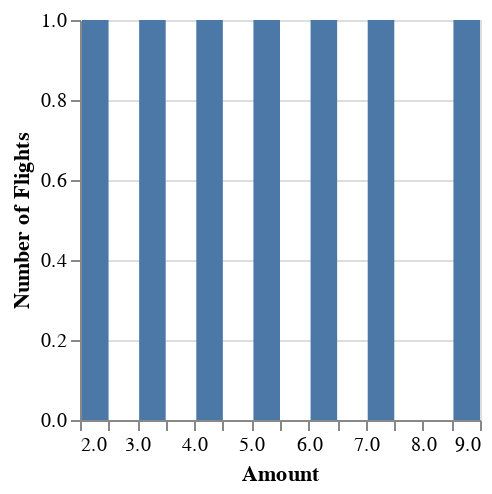

Notebook source saved alongside this figure:
### Markdown cell above
Our function `make_histogram()` can be used to make a histogram using a pandas DataFrame, the column name that will be on the x-axis, the x-axis title, and optionally the width and height of the desired histogram. This function requires importing the altair library and assumes that the y-axis denotes a number of flights.

### Code cell
import altair as alt

amount_histogram = make_histogram(df1, 'amount', "Amount", w=200, h=200)
amount_histogram

### Figure 1 — Vega-Lite specification as saved in the notebook (floating-point values rounded to 4 significant figures)
{"config": {"view": {"continuousWidth": 300, "continuousHeight": 300}}, "data": {"name": "data-11f0ecfa743bfb22318217c371748c31"}, "mark": {"type": "bar"}, "encoding": {"x": {"bin": {"maxbins": 30}, "field": "amount", "title": "Amount", "type": "quantitative"}, "y": {"aggregate": "count", "title": "Number of Flights", "type": "quantitative"}}, "height": 200, "width": 200, "$schema": "https://vega.github.io/schema/vega-lite/v5.16.3.json", "datasets": {"data-11f0ecfa743bfb22318217c371748c31": [{"candy": "kitkat", "amount": 4, "wrapper_colour": "red"}, {"candy": "mars", "amount": 7, "wrapper_colour": "black"}, {"candy": "snickers", "amount": 5, "wrapper_colour": "brown"}, {"candy": "skittles", "amount": 3, "wrapper_colour": "red"}, {"candy": "smarties", "amount": 9, "wrapper_colour": "blue"}, {"candy": "aero", "amount": 2, "wrapper_colour": "white"}, {"candy": "twix", "amount": 6, "wrapper_colour": "black"}]}}
